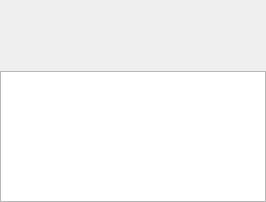
<?xml version="1.0" encoding="UTF-8"?>
<ui version="4.0">
 <class>SystemConfigWidgetForm</class>
 <widget class="QWidget" name="SystemConfigWidgetForm">
  <property name="geometry">
   <rect>
    <x>0</x>
    <y>0</y>
    <width>266</width>
    <height>202</height>
   </rect>
  </property>
  <property name="windowTitle">
   <string>Form</string>
  </property>
  <layout class="QVBoxLayout" name="verticalLayout" stretch="1,2">
   <property name="spacing">
    <number>5</number>
   </property>
   <property name="margin">
    <number>0</number>
   </property>
   <item>
    <widget class="SystemConfigFilterView" name="filter_view_" native="true"/>
   </item>
   <item>
    <widget class="SystemConfigTableView" name="table_view_"/>
   </item>
  </layout>
 </widget>
 <customwidgets>
  <customwidget>
   <class>SystemConfigTableView</class>
   <extends>QTableView</extends>
   <header>SystemConfigTableView.h</header>
  </customwidget>
  <customwidget>
   <class>SystemConfigFilterView</class>
   <extends>QWidget</extends>
   <header>SystemConfigFilterView.h</header>
   <container>1</container>
  </customwidget>
 </customwidgets>
 <resources/>
 <connections/>
</ui>
